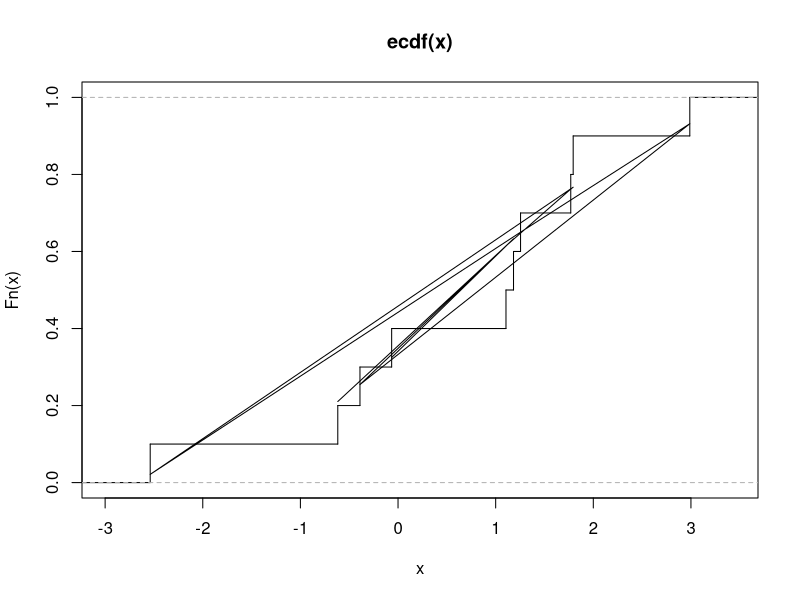

The R source for this figure:
## 7.14.
x <- rnorm(10,1,2)
ecdf(x)
## plot(ecdf(x),ylab = "Fn(x)",verticals = FALSE)
plot(ecdf(x),ylab = "Fn(x)",verticals = TRUE,do.p=FALSE)
lines(x,pnorm(x,mean(x),sd(x)))


## 7.22

